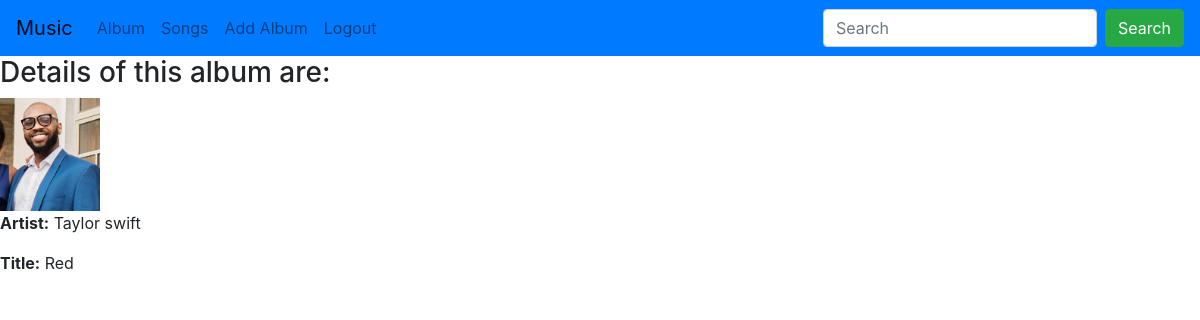
The app's page /music/1/ with its own data.
### music/models.py (models this page shows, shortened)
class Album(models.Model):
    artist = models.CharField(max_length=100, null=False)
    album_title = models.CharField(max_length=100)
    genre = models.CharField(max_length=100)
    album_logo = models.FileField(null=True, blank=True)

### music/views.py (the view)
# urls.py: path('<int:pk>/', views.DetailView.as_view(), name='detail'),
class DetailView(generic.DeleteView):
    model = Album
    template_name = 'music/detail.html'

### music/templates/music/detail.html (shortened to what this page needs)
{% extends 'music/base.html' %}
{% load static %}
{% block content %}
    {% if album %}
        <h3>Details of this album are:</h3>
        <img src="{{ album.album_logo.url }}" class="img-responsive" width="100"/>
        <p><strong>Artist:</strong> {{ album.artist }}</p>
        <p><strong>Title:</strong> {{ album.album_title }}</p>
    {% endif %}
{% endblock %}

### records on screen
Album: album_logo (picture), artist "Taylor swift", album_title "Red"
